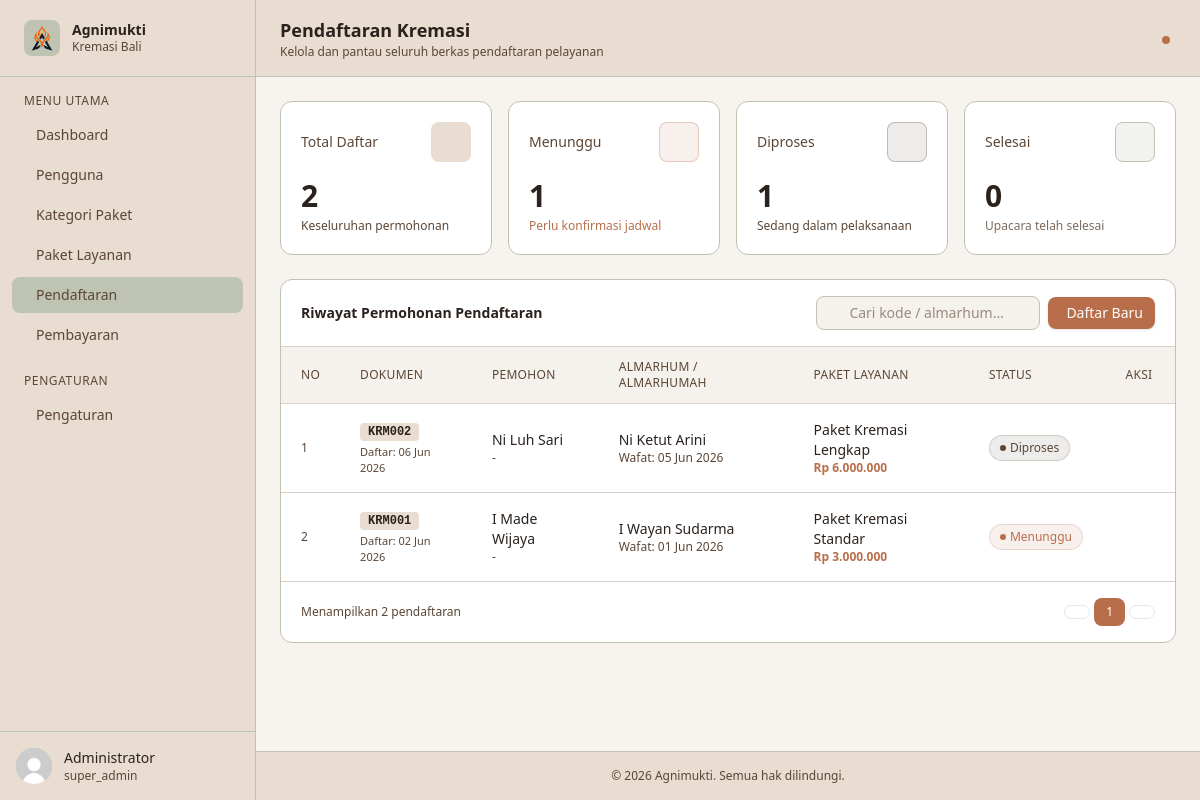
The app's page /admin?page=registration (signed in), older data.
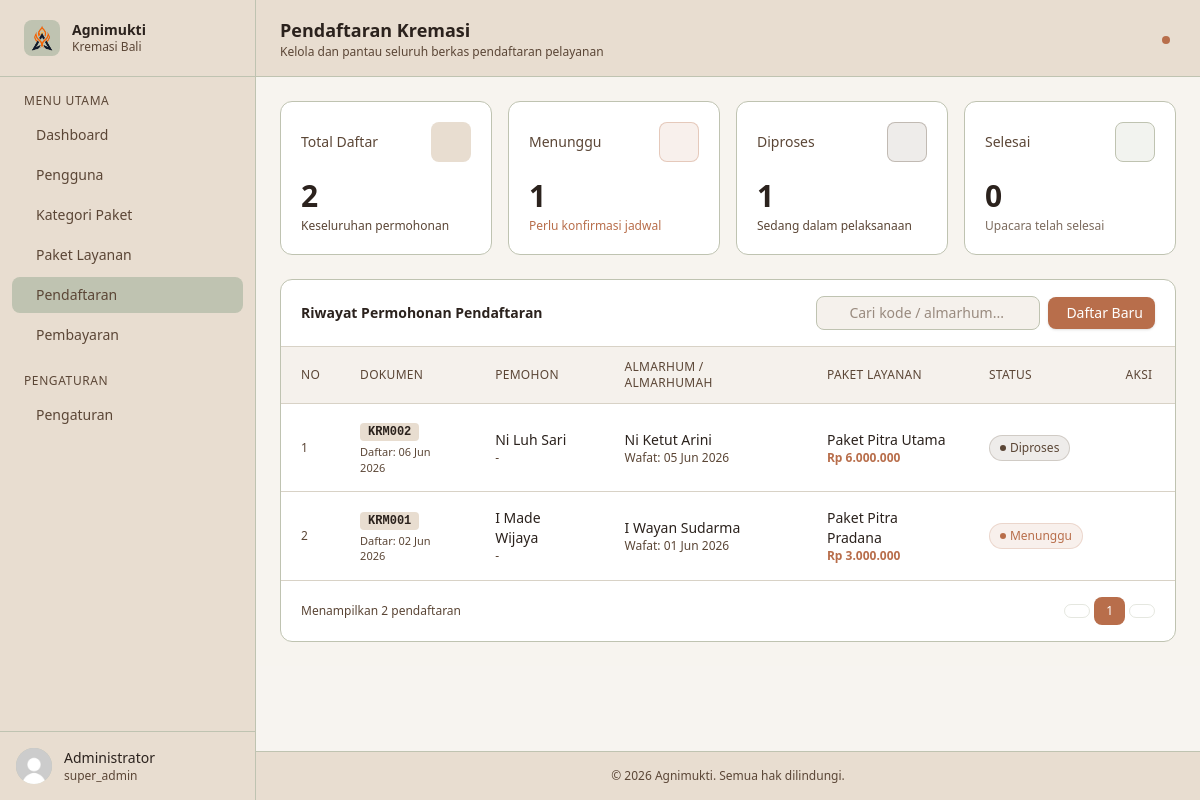
The same page, newer data.
### tables this page shows
CREATE TABLE pendaftaran (
    id_pendaftaran INT AUTO_INCREMENT PRIMARY KEY,
    kode_pendaftaran VARCHAR(20) NOT NULL UNIQUE,

    id_user INT NOT NULL,
    id_paket INT NOT NULL,

    nama_almarhum VARCHAR(100) NOT NULL,
    tanggal_lahir DATE,
    tanggal_meninggal DATE,

    tanggal_daftar DATE NOT NULL,

    status ENUM(
        'Menunggu',
        'Diproses',
        'Selesai',
        'Dibatalkan'
    ) DEFAULT 'Menunggu',

    catatan TEXT,

    created_at TIMESTAMP DEFAULT CURRENT_TIMESTAMP,

    CONSTRAINT fk_pendaftaran_user
    FOREIGN KEY (id_user)
    REFERENCES users(id_user)
    ON UPDATE CASCADE
    ON DELETE RESTRICT,

    CONSTRAINT fk_pendaftaran_paket
    FOREIGN KEY (id_paket)
    REFERENCES paket_layanan(id_paket)
    ON UPDATE CASCADE
    ON DELETE RESTRICT
);

CREATE TABLE paket_layanan (
    id_paket INT AUTO_INCREMENT PRIMARY KEY,
    id_kategori INT NOT NULL,
    nama_paket VARCHAR(100) NOT NULL,
    harga DECIMAL(12,2) NOT NULL,
    fasilitas TEXT,
    created_at TIMESTAMP DEFAULT CURRENT_TIMESTAMP,

    CONSTRAINT fk_paket_kategori
    FOREIGN KEY (id_kategori)
    REFERENCES kategori_paket(id_kategori)
    ON UPDATE CASCADE
    ON DELETE RESTRICT
);

CREATE TABLE users (
    id_user INT AUTO_INCREMENT PRIMARY KEY,
    nama VARCHAR(100) NOT NULL,
    username VARCHAR(50) NOT NULL UNIQUE,
    password VARCHAR(255) NOT NULL,
    role ENUM('super_admin', 'admin','pemohon') NOT NULL DEFAULT 'pemohon',
    no_telepon VARCHAR(20),
    alamat TEXT,
    created_at TIMESTAMP DEFAULT CURRENT_TIMESTAMP
);

### config/Database.php (called while the page is built)
<?php
class Database {
    private $host = "localhost";
    private $username = "root";
    private $password = "";
    private $dbname   = "db_agnimukti";
    public function connect() {
        try {
            $pdo = new PDO(
                "mysql:host={$this->host};dbname={$this->dbname};charset=utf8mb4",
                $this->username,
                $this->password
            );
            $pdo->setAttribute(PDO::ATTR_ERRMODE, PDO::ERRMODE_EXCEPTION);
            return $pdo;
        } catch (PDOException $e) {
            die("Koneksi database gagal: " . $e->getMessage());
        }
    }
}
?>

### classes/Pendaftaran.php (called while the page is built, shortened)
<?php
require_once __DIR__ . '/../config/Database.php';
class Pendaftaran
{
    private $conn;
    public function __construct()
    {
        $database = new Database();
        $this->conn = $database->connect();
    }
    public function getAll()
    {
        $sql = "SELECT
                    p.id_pendaftaran,
                    p.kode_pendaftaran,
                    p.nama_almarhum,
                    p.tanggal_lahir,
                    p.tanggal_meninggal,
                    p.tanggal_daftar,
                    p.status,
                    p.catatan,
                    u.id_user,
                    u.nama AS nama_pemohon,
                    pl.id_paket,
                    pl.nama_paket,
                    pl.harga
                FROM pendaftaran p
                JOIN users u
                    ON p.id_user = u.id_user
                JOIN paket_layanan pl
                    ON p.id_paket = pl.id_paket
                ORDER BY p.id_pendaftaran DESC";
        $stmt = $this->conn->prepare($sql);
        $stmt->execute();
        return $stmt->fetchAll(PDO::FETCH_ASSOC);
    }
}

### public/admin/pages/registration.php (the view, shortened to what the changed rows need)
<?php
require_once __DIR__ . '/../../../classes/Pendaftaran.php';
$pendaftaranModel = new Pendaftaran();
$riwayatPendaftaran = $pendaftaranModel->getAll();
?>
<header class="bg-[#E8DDD0] border-b border-[#BFC3B1] px-6 py-4 flex items-center justify-between sticky top-0 z-30">
    <div>
        <h1 class="text-lg font-semibold text-[#2B221D]">Pendaftaran Kremasi</h1>
    </div>
</header>
<main class="flex-1 p-6 space-y-6 bg-[#F5F1EC]/30">
    <div class="bg-white rounded-xl border border-[#BFC3B1]">
        <div class="px-5 py-4 border-b border-[#D8D2C6] flex flex-col sm:flex-row sm:items-center gap-3 justify-between">
            <h2 class="text-sm font-semibold text-[#2B221D]">Riwayat Permohonan Pendaftaran</h2>
        </div>
        <div class="overflow-x-auto">
            <table class="w-full text-sm">
                <thead>
                    <tr class="bg-[#F5F1EC] text-left text-xs text-[#5B4636] uppercase tracking-wide border-b border-[#D8D2C6]">
                        <th class="px-5 py-3 font-medium">No</th>
                        <th class="px-5 py-3 font-medium">Dokumen</th>
                        <th class="px-5 py-3 font-medium">Pemohon</th>
                        <th class="px-5 py-3 font-medium">Almarhum / Almarhumah</th>
                        <th class="px-5 py-3 font-medium">Paket Layanan</th>
                        <th class="px-5 py-3 font-medium">Status</th>
                        <th class="px-5 py-3 font-medium text-center">Aksi</th>
                    </tr>
                </thead>
                <tbody class="divide-y divide-[#D8D2C6]">
                    <?php if (empty($riwayatPendaftaran)): ?>
                    <tr>
                        <td colspan="7" class="px-5 py-8 text-center text-sm text-[#5B4636]">Belum ada data pendaftaran atau data tidak ditemukan.</td>
                    </tr>
                    <?php else: ?>
                    <?php $no = 1; foreach ($riwayatPendaftaran as $index => $pendaftaran): ?>
                    <tr class="hover:bg-[#F5F1EC] transition-colors">
                        <td class="px-5 py-3.5 text-[#5B4636] text-xs"><?= $no++; ?></td>
                        <td class="px-5 py-4">
                            <div>
                                <span class="font-mono text-xs font-semibold px-2 py-0.5 rounded bg-[#E8DDD0] text-[#2B221D]"><?= htmlspecialchars($pendaftaran['kode_pendaftaran']); ?></span>
                                <p class="text-[11px] text-[#5B4636] mt-1">Daftar: <?= date('d M Y', strtotime($pendaftaran['tanggal_daftar'])); ?></p>
                            </div>
                        </td>
                        <td class="px-5 py-4">
                            <div>
                                <p class="font-medium text-[#2B221D]"><?= htmlspecialchars($pendaftaran['nama_pemohon']); ?></p>
                                <p class="text-xs text-[#5B4636]"><?= isset($pendaftaran['no_telepon']) ? htmlspecialchars($pendaftaran['no_telepon']) : '-'; ?></p>
                            </div>
                        </td>
                        <td class="px-5 py-4">
                            <div>
                                <p class="font-medium text-[#2B221D]"><?= htmlspecialchars($pendaftaran['nama_almarhum']); ?></p>
                                <p class="text-xs text-[#5B4636]">Wafat: <?= $pendaftaran['tanggal_meninggal'] ? date('d M Y', strtotime($pendaftaran['tanggal_meninggal'])) : '-'; ?></p>
                            </div>
                        </td>
                        <td class="px-5 py-4 text-[#2B221D]">
                            <p class="font-medium"><?= htmlspecialchars($pendaftaran['nama_paket']); ?></p>
                            <p class="text-xs text-[#B86E4B] font-semibold">Rp <?= number_format($pendaftaran['harga'], 0, ',', '.'); ?></p>
                        </td>
                        <td class="px-5 py-4">
                            <?php
                            $statusClass = "bg-[#B86E4B]/10 text-[#B86E4B] border-[#B86E4B]/20";
                            $dotClass = "bg-[#B86E4B]";
                            if ($pendaftaran['status'] == 'Diproses') {
                                $statusClass = "bg-[#5B4636]/10 text-[#5B4636] border-[#5B4636]/20";
                                $dotClass = "bg-[#5B4636]";
                            } elseif ($pendaftaran['status'] == 'Selesai') {
                                $statusClass = "bg-[#BFC3B1]/20 text-[#5B4636] border-[#BFC3B1]";
                                $dotClass = "bg-[#5B4636]";
                            } elseif ($pendaftaran['status'] == 'Dibatalkan') {
                                $statusClass = "bg-red-50 text-red-600 border-red-200";
                                $dotClass = "bg-red-600";
                            }
                            ?>
                            <span class="inline-flex items-center gap-1 px-2.5 py-1 rounded-full text-xs font-medium <?= $statusClass; ?> border">
                                <span class="w-1.5 h-1.5 rounded-full <?= $dotClass; ?>"></span>
                                <?= htmlspecialchars($pendaftaran['status']); ?>
                            </span>
                        </td>
                        <td class="px-5 py-3.5">
                            <div class="flex items-center justify-center gap-2">
                                <button onclick="openEdit(<?= htmlspecialchars(json_encode($pendaftaran)); ?>)" class="p-1.5 rounded-lg text-[#5B4636] hover:bg-[#E8DDD0] transition-colors" title="Edit">
                                </button>
                                <form action="" method="POST" onsubmit="return confirm('Apakah Anda yakin ingin menghapus berkas pendaftaran ini?');" style="display:inline;">
                                    <button type="submit" class="p-1.5 rounded-lg text-[#B86E4B] hover:bg-[#B86E4B]/10 transition-colors" title="Hapus">
                                    </button>
                                </form>
                            </div>
                        </td>
                    </tr>
                    <?php endforeach; ?>
                    <?php endif; ?>
                </tbody>
            </table>
        </div>
    </div>
</main>

Row changes from the older to the newer data that the page shows:
changed through a linked row, pendaftaran "Ni Ketut Arini": id_paket.nama_paket "Paket Kremasi Lengkap" → "Paket Pitra Utama"
changed through a linked row, pendaftaran "I Wayan Sudarma": id_paket.nama_paket "Paket Kremasi Standar" → "Paket Pitra Pradana"
